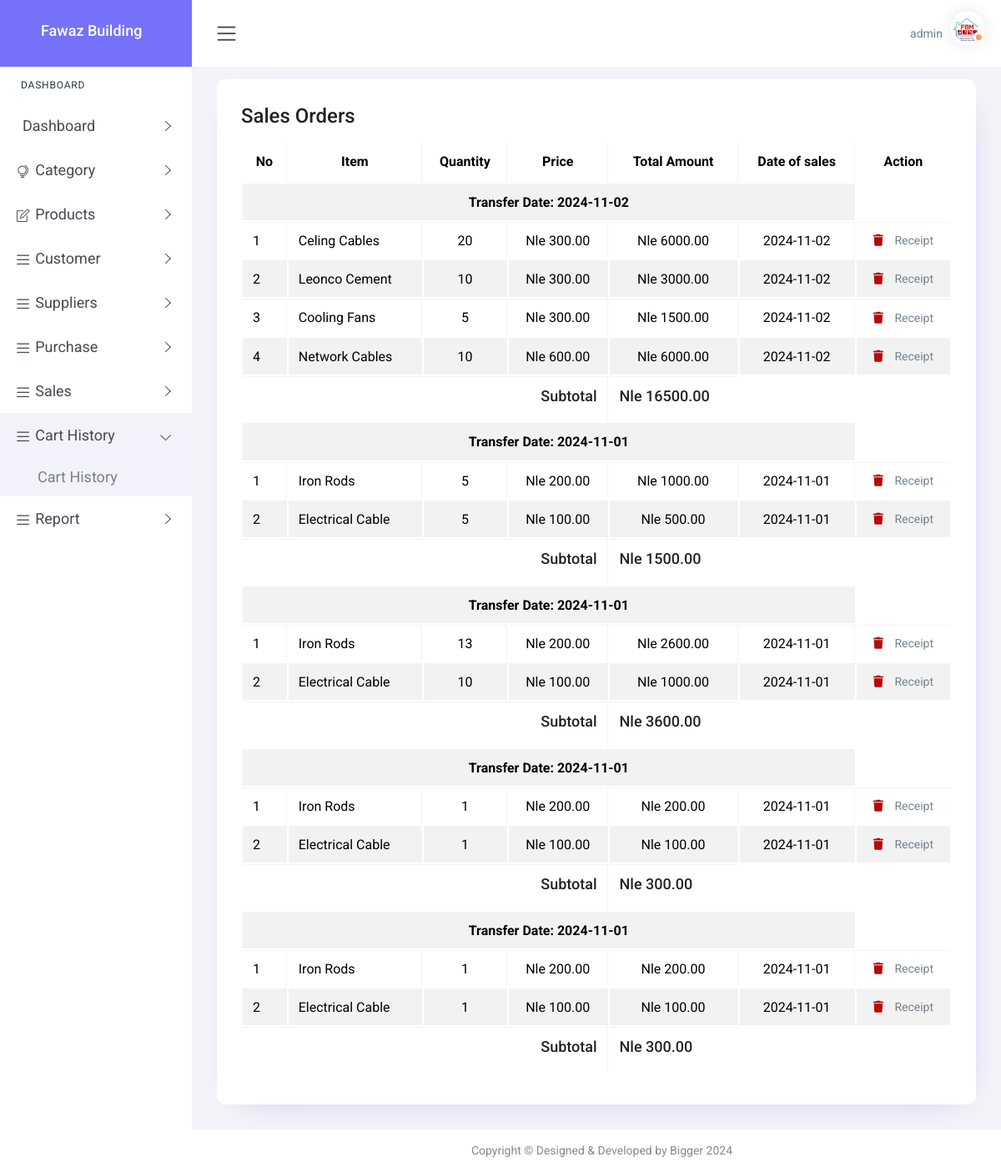
Page /final_cart/ (signed in) on the committed database.
### app/models.py (models this page shows, shortened)
class FinalCart(models.Model):
    product = models.ForeignKey(Product, on_delete=models.CASCADE)
    quantity = models.PositiveIntegerField()
    unit_price = models.DecimalField(max_digits=10, decimal_places=2)
    total_price = models.DecimalField(max_digits=10, decimal_places=2)
    date_added = models.DateTimeField(default=timezone.now)
    transfer_session_id = models.UUIDField(default=uuid.uuid4, editable=False)  # Unique ID for each transfer session

class Product(models.Model):
    product_name = models.CharField(max_length=100)
    product_category = models.ForeignKey(Category, on_delete=models.CASCADE)
    product_supplier = models.ForeignKey(Supplier, on_delete=models.CASCADE)
    in_stock = models.IntegerField()
    buying_price = models.DecimalField(max_digits=10, decimal_places=2)
    selling_price = models.DecimalField(max_digits=10, decimal_places=2)
    added_date = models.DateTimeField()
    profile = models.ImageField(upload_to='products/', blank=True, null=True)

### app/views.py (the view)
# urls.py: path("final_cart/", views.final_cart, name="final_cart"),
def final_cart(request):
    final_cart_items = FinalCart.objects.all().order_by('-date_added')
    grouped_cart_items = defaultdict(list)
    for item in final_cart_items:
        grouped_cart_items[item.transfer_session_id].append(item)
    context = {
        'grouped_cart_items': [],
    }
    for session_id, items in grouped_cart_items.items():
        subtotal = sum(item.total_price for item in items)
        context['grouped_cart_items'].append({
            'session_id': session_id,
            'items': items,
            'subtotal': subtotal,
        })
    return render(request, 'final_cart.html', context)

### templates/final_cart.html (shortened to what this page needs)
{% load static %}
<!DOCTYPE html>
<html lang="en">
<head>
    <link href="{% static 'plugins1/pg-calendar/css/pignose.calendar.min.css' %}" rel="stylesheet">
    <link rel="stylesheet" href="{% static 'plugins1/chartist/css/chartist.min.css' %}">
    <link rel="stylesheet" href="{% static 'plugins1/chartist-plugin-tooltips/css/chartist-plugin-tooltip.css' %}">
    <link href="{% static 'plugins1/tables/css/datatable/dataTables.bootstrap4.min.css' %}" rel="stylesheet">
    <link href="{% static 'css1/style.css' %}" rel="stylesheet">
    <link rel="stylesheet" href="https://cdnjs.cloudflare.com/ajax/libs/font-awesome/6.6.0/css/all.min.css" />
</head>
<body>
    <div id="main-wrapper">
        <div class="nav-header">
            <div class="brand-logo">
                <a href="index-2.html">
                    <b><h4 style="color: white; margin-left: 20px;">Fawaz Building </h4> </b>
                </a>
            </div>
        </div>
        <div class="header">
            <div class="header-content clearfix">
                <div class="nav-control">
                    <div class="hamburger">
                        <span class="toggle-icon"><i class="icon-menu"></i></span>
                    </div>
                </div>
                <div class="header-right">
                    <ul class="clearfix">
                        <li class="icons dropdown">
                            <span class="username" style="margin-right: 10px;" >{{user}}</span>
                            <div class="user-img c-pointer position-relative"   data-toggle="dropdown">
                                <span class="activity active"></span>
                                <img src="{% static 'images/fawaz.jpeg' %}" height="40" width="40" alt="">
                            </div>
                        </li>
                    </ul>
                </div>
            </div>
        </div>
        <div class="nk-sidebar">
            <div class="nk-nav-scroll">
                <ul class="metismenu" id="menu" style="font-size: 18px;">
                    <li class="nav-label">Dashboard</li>
                    <li>
                        <a class="has-arrow" href="javascript:void(0);" onclick="toggleDropdown(this)" aria-expanded="false">
                            <span class="nav-text">Dashboard</span>
                        </a>
                    </li>
                    <li class="mega-menu mega-menu-sm">
                        <a class="has-arrow" href="javascript:void(0);" onclick="toggleDropdown(this)" aria-expanded="false">
                            <i class="icon-globe-alt menu-icon"></i><span class="nav-text">Category</span>
                        </a>
                    </li>
                    <li>
                        <a class="has-arrow" href="javascript:void(0);" onclick="toggleDropdown(this)" aria-expanded="false">
                            <i class="icon-note menu-icon"></i><span class="nav-text">Products</span>
                        </a>
                    </li>
                    <li>
                        <a class="has-arrow" href="javascript:void(0);" onclick="toggleDropdown(this)" aria-expanded="false">
                            <i class="icon-menu menu-icon"></i><span class="nav-text">Customer</span>
                        </a>
                    </li>
                    <li>
                        <a class="has-arrow" href="javascript:void(0);" onclick="toggleDropdown(this)" aria-expanded="false">
                            <i class="icon-menu menu-icon"></i><span class="nav-text">Suppliers</span>
                        </a>
                    </li>
                    <li>
                        <a class="has-arrow" href="javascript:void(0);" onclick="toggleDropdown(this)" aria-expanded="false">
                            <i class="icon-menu menu-icon"></i><span class="nav-text">Purchase</span>
                        </a>
                    </li>
                    <li>
                        <a class="has-arrow" href="javascript:void(0);" onclick="toggleDropdown(this)" aria-expanded="false">
                            <i class="icon-menu menu-icon"></i><span class="nav-text">Sales</span>
                        </a>
                    </li>
                    <li>
                        <a class="has-arrow" href="javascript:void(0);" onclick="toggleDropdown(this)" aria-expanded="false">
                            <i class="icon-menu menu-icon"></i><span class="nav-text">Cart History</span>
                        </a>
                        <ul aria-expanded="false">
                            <li><a href="{% url 'final_cart' %}">Cart History</a></li>
                        </ul>
                    </li>
                    <li>
                        <a class="has-arrow" href="javascript:void(0);" onclick="toggleDropdown(this)" aria-expanded="false">
                            <i class="icon-menu menu-icon"></i><span class="nav-text">Report</span>
                        </a>
                    </li>
                </ul>
            </div>
        </div>
        <div class="content-body">
            <div class="container-fluid">
                <div class="row">
                    <div class="col-12">
                        <div class="card">
                            <div class="card-body">
                                <h3>Sales Orders</h3>
                                <div class="table-responsive">
                                    <table class="table table-striped table-bordered zero-configuration">
                                        <thead>
                                            <tr>
                                                <th style="font-size: 16px; color:black; text-align: center;">No</th>
                                                <th style="font-size: 16px; color:black; text-align: center;">Item</th>
                                                <th style="font-size: 16px; color:black; text-align: center;">Quantity</th>
                                                <th style="font-size: 16px; color:black; text-align: center;">Price</th>
                                                <th style="font-size: 16px; color:black; text-align: center;">Total Amount</th>
                                                <th style="font-size: 16px; color:black; text-align: center;">Date of sales</th>
                                                <th style="font-size: 16px; color:black; text-align: center;">Action</th>
                                            </tr>
                                        </thead>
                                        <tbody>
                                            {% for group in grouped_cart_items %}
                                                <tr>
                                                    <td colspan="6" style="font-size: 16px; color:black; text-align: center;">
                                                        <strong>Transfer Date: {{ group.items.0.date_added|date:"Y-m-d" }}</strong>
                                                    </td>
                                                </tr>
                                                {% for item in group.items %}
                                                    <tr>
                                                        <td style="font-size: 16px; color:black;">{{ forloop.counter }}</td>
                                                        <td style="font-size: 16px; color:black;">{{ item.product.product_name }}</td>
                                                        <td style="font-size: 16px; color:black; text-align: center;">{{ item.quantity }}</td>
                                                        <td style="font-size: 16px; color:black; text-align: center;">Nle {{ item.unit_price }}</td>
                                                        <td style="font-size: 16px; color:black; text-align: center;">Nle {{ item.total_price }}</td>
                                                        <td style="font-size: 16px; color:black; text-align: center;">{{ item.date_added|date:"Y-m-d" }}</td>
                                                        <td rowspan="1" style="text-align: center;">
                                                            <a href="{% url 'receipt_detail' group.session_id %}"><i class="fas fa-trash" style="color: rgb(182, 10, 10);" aria-hidden="true"></i></a>
                                                            <a href="{% url 'receipt_detail' group.session_id %}" style="margin-left: 10px;">Receipt</a>
                                                        </td>
                                                    </tr>
                                                {% endfor %}
                                                <tr>
                                                    <td colspan="4" style="font-size: 16px; color:black; text-align: end;"><h4>Subtotal</h4></td>
                                                    <td style="font-size: 16px; color:black;"><h4>Nle {{ group.subtotal }}</h4></td>
                                                </tr>
                                            {% endfor %}
                                        </tbody>
                                    </table>
                                </div>
                            </div>
                        </div>
                    </div>
                </div>
            </div>
        </div>
        <div class="footer">
            <div class="copyright">
                <p>Copyright &copy; Designed & Developed by Bigger 2024</p>
            </div>
        </div>
    </div>
</body>
</html>

### rows in the picture
FinalCart: items.0.date_added "2024-11-02", product.product_name "Celing Cables", quantity "20", unit_price "300.00", total_price "6000.00", date_added "2024-11-02"
FinalCart: product.product_name "Leonco Cement", quantity "10", unit_price "300.00", total_price "3000.00", date_added "2024-11-02"
FinalCart: product.product_name "Cooling Fans", quantity "5", unit_price "300.00", total_price "1500.00", date_added "2024-11-02"
FinalCart: product.product_name "Network Cables", quantity "10", unit_price "600.00", total_price "6000.00", date_added "2024-11-02"
FinalCart: items.0.date_added "2024-11-01", product.product_name "Iron Rods", quantity "5", unit_price "200.00", total_price "1000.00", date_added "2024-11-01"
FinalCart: product.product_name "Electrical Cable", quantity "5", unit_price "100.00", total_price "500.00", date_added "2024-11-01"
FinalCart: items.0.date_added "2024-11-01", product.product_name "Iron Rods", quantity "13", unit_price "200.00", total_price "2600.00", date_added "2024-11-01"
FinalCart: product.product_name "Electrical Cable", quantity "10", unit_price "100.00", total_price "1000.00", date_added "2024-11-01"
FinalCart: items.0.date_added "2024-11-01", product.product_name "Iron Rods", quantity "1", unit_price "200.00", total_price "200.00", date_added "2024-11-01"
FinalCart: product.product_name "Electrical Cable", quantity "1", unit_price "100.00", total_price "100.00", date_added "2024-11-01"
FinalCart: items.0.date_added "2024-11-01", product.product_name "Iron Rods", quantity "1", unit_price "200.00", total_price "200.00", date_added "2024-11-01"
FinalCart: product.product_name "Electrical Cable", quantity "1", unit_price "100.00", total_price "100.00", date_added "2024-11-01"

### other values in the picture
{{ user }} "admin"
{{ group.subtotal }} "16500.00" "1500.00" "3600.00" "300.00" "300.00"
